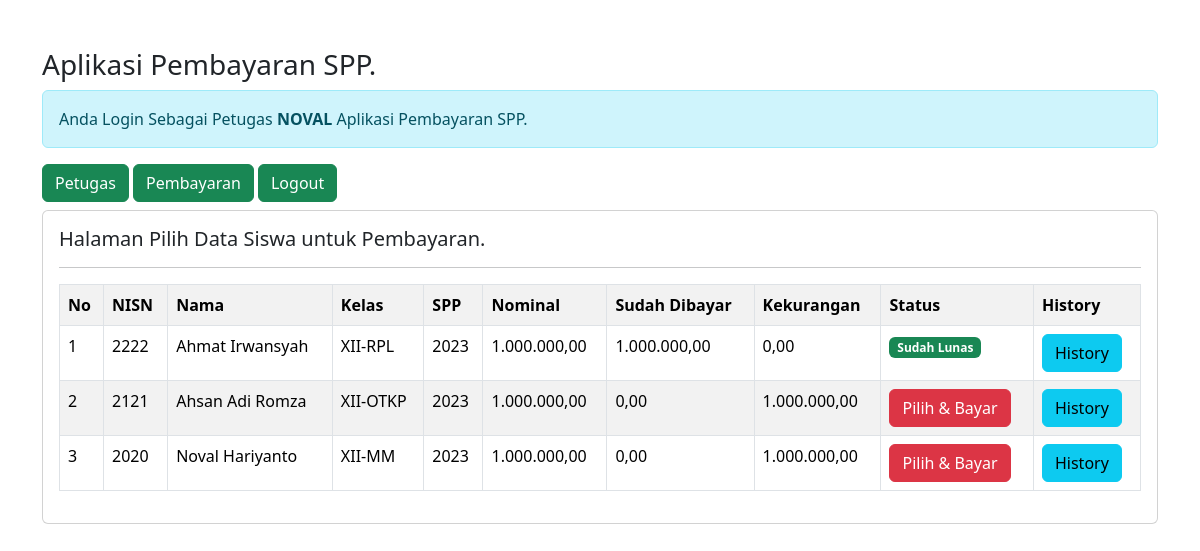
The app's page /petugas/petugas.php?url=pembayaran (signed in) with its own data.
### tables this page shows
CREATE TABLE `siswa` (
  `nisn` int(10) NOT NULL,
  `nis` char(8) NOT NULL,
  `nama` varchar(35) NOT NULL,
  `id_kelas` int(11) NOT NULL,
  `alamat` text NOT NULL,
  `no_tlp` varchar(13) NOT NULL,
  `id_spp` int(11) NOT NULL
);

CREATE TABLE `kelas` (
  `id_kelas` int(11) NOT NULL,
  `nama_kelas` varchar(10) NOT NULL,
  `kompetensi_keahlian` varchar(50) NOT NULL
);

CREATE TABLE `spp` (
  `id_spp` int(11) NOT NULL,
  `tahun` int(11) NOT NULL,
  `nominal` int(11) NOT NULL
);

### petugas/pembayaran.php (the view)
<h5>Halaman Pilih Data Siswa untuk Pembayaran.</h5>
<hr>
<table class="table table-striped table-bordered">
    <tr class="fw-bold">
        <td>No</td>
        <td>NISN</td>
        <td>Nama</td>
        <td>Kelas</td>
        <td>SPP</td>
        <td>Nominal</td>
        <td>Sudah Dibayar</td>
        <td>Kekurangan</td>
        <td>Status</td>
        <td>History</td>
    </tr>
    <?php
    include'../koneksi.php';
    $no = 1;
    $sql = "SELECT * FROM siswa,spp,kelas WHERE siswa.id_kelas=kelas.id_kelas AND siswa.id_spp=spp.id_spp ORDER BY nama ASC";
    $query = mysqli_query($koneksi, $sql);
    foreach($query as $data){
        $data_pembayaran = mysqli_query($koneksi,"SELECT SUM(jumlah_bayar) as jumlah_bayar FROM pembayaran WHERE nisn='$data[nisn]'");
        $data_pembayaran = mysqli_fetch_array($data_pembayaran);
        $sudah_bayar = $data_pembayaran['jumlah_bayar'];
        $kekurangan = $data['nominal']-$data_pembayaran['jumlah_bayar'];
        ?>
        <tr>
            <td><?= $no++; ?></td>
            <td><?= $data['nisn'] ?></td>
            <td><?= $data['nama'] ?></td>
            <td><?= $data['nama_kelas'] ?></td>
            <td><?= $data['tahun'] ?></td>
            <td><?= number_format($data['nominal'],2,',','.'); ?></td>
            <td><?= number_format($sudah_bayar,2,',','.'); ?></td>
            <td><?= number_format($kekurangan,2,',','.'); ?></td>
            <td>
                <?php
                if($kekurangan==0){
                    echo"<span class='badge text-bg-success'> Sudah Lunas </span>";
                } else { ?>
                    <a href="?url=tambah-pembayaran&nisn=<?= $data['nisn'] ?>&kekurangan=<?= $kekurangan ?>" class="btn btn-danger"> Pilih & Bayar </a>
               <?php } ?>
        </td>
            <td>
                <a href="?url=history-pembayaran&nisn=<?= $data['nisn'] ?>" class='btn btn-info'>History</a>
            </td>
        </tr>
        <?php } ?>
</table>

### records on screen
siswa: nisn "2222", nama "Ahmat Irwansyah", id_kelas.nama_kelas "XII-RPL", id_spp.tahun "2023", id_spp.nominal "1.000.000,00", sudah_bayar "1.000.000,00", kekurangan "0,00", shows "Sudah Lunas"
siswa: nisn "2121", nama "Ahsan Adi Romza", id_kelas.nama_kelas "XII-OTKP", id_spp.tahun "2023", id_spp.nominal "1.000.000,00", sudah_bayar "0,00", kekurangan "1.000.000,00"
siswa: nisn "2020", nama "Noval Hariyanto", id_kelas.nama_kelas "XII-MM", id_spp.tahun "2023", id_spp.nominal "1.000.000,00", sudah_bayar "0,00", kekurangan "1.000.000,00"

### other values on screen
$_SESSION['nama_petugas'] "NOVAL"
